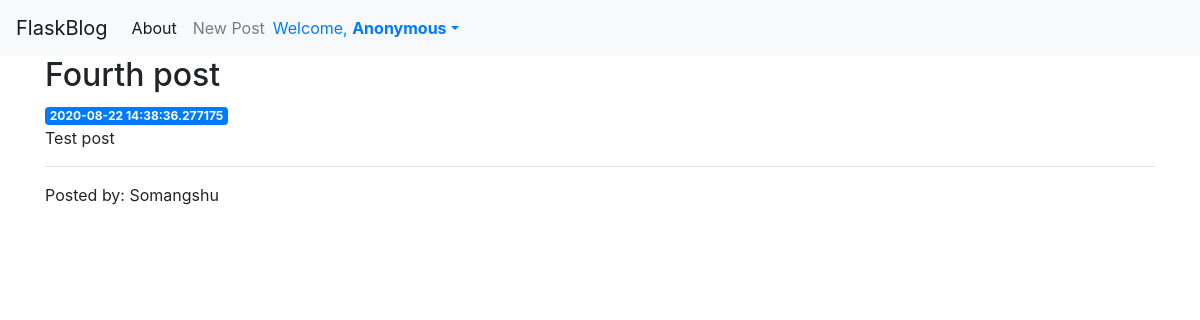
The page /5 on the database its author committed.
### app.py (models this page shows, shortened)
class Posts(db.Model):
    id = db.Column(db.Integer, primary_key = True)
    created = db.Column(db.TIMESTAMP, index = True, unique = False, default=datetime.datetime.now())
    title = db.Column(db.String(50), index = True, unique = False)
    content = db.Column(db.String(500), index = False, unique = False)
    user_id = db.Column(db.Integer, db.ForeignKey('user.user_id'))
    def get_post(post_id):
        post = Posts.query.get(post_id)
        if post is None:
            abort(404)
        return post

class User(UserMixin, db.Model):
    user_id = db.Column(db.Integer, primary_key=True)
    username = db.Column(db.String(64), index=True, unique=True)
    email = db.Column(db.String(120), index=True, unique=True)
    password = db.Column(db.String(128))
    authenticated = db.Column(db.Boolean, default=False)
    posts = db.relationship('Posts', backref='user', lazy='dynamic')

### app.py (the view)
@app.route('/<int:post_id>')
def post(post_id):
    post = Posts.get_post(post_id)
    postedby = User.query.get(post.user_id)
    return render_template('post.html', post=post, postedby_name=postedby.username)

### templates/post.html
{% extends 'base.html' %}
{% block content %}
    <h2>{% block title %} {{ post.title }} {% endblock %}</h2>
    <span class="badge badge-primary">{{ post.created }}</span>
    <p>{{ post.content }}</p>
    <hr>
    <p>Posted by: {{ postedby_name }}</p>
{% endblock %}

### rows shown on the page
Posts: title "Fourth post", created "2020-08-22 14:38:36.277175", content "Test post"
User: username "Somangshu"
